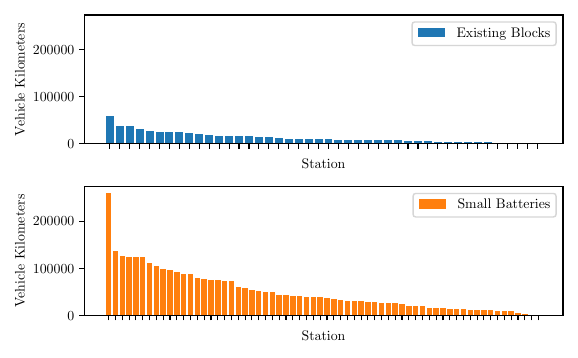

Recreate this plot in Python.
#! /usr/bin/env python3


import logging
import os
import warnings
from typing import Dict, Tuple

import pandas as pd
import seaborn as sns
import sqlalchemy.orm.session
from eflips.eval.output.prepare import power_and_occupancy
from eflips.model import *
from eflips.model import ConsistencyWarning
from matplotlib import pyplot as plt
from sqlalchemy import create_engine, or_
from sqlalchemy.orm import Session
from tqdm import tqdm

import plotutils
from util import (
    update_database_to_most_recent_schema,
)
import numpy as np

USE_SIMBA_CONSUMPTION = True
warnings.simplefilter("ignore", ConsistencyWarning)

from util import START_OF_SIMULATION, END_OF_SIMULATION

if __name__ == "__main__":
    logger = logging.getLogger(__name__)
    # Set log lvel to debug
    logging.basicConfig(level=logging.INFO)

    assert (
        "DATABASE_URL" in os.environ
    ), "Please set the DATABASE_URL environment variable."
    DATABASE_URL = os.environ["DATABASE_URL"]

    # Update the database schema
    update_database_to_most_recent_schema()

    engine = create_engine(DATABASE_URL)
    session = Session(engine)

    # These are the scenarios where we actually need station electrification
    SCENARIO_NAMES = ["OU", "TERM"]

    dfs: Dict[str, pd.DataFrame] = {}

    peak_powers_by_scenario: Dict[str, Dict[str, float]] = {}

    for scenario_name in SCENARIO_NAMES:
        scenario = (
            session.query(Scenario).filter(Scenario.name_short == scenario_name).one()
        )

        # Now, find all the places where charging did happen
        charging_stations = (
            session.query(Station)
            .filter(
                Station.scenario_id == scenario.id,
                Station.charge_type == ChargeType.OPPORTUNITY,
            )
            .all()
        )
        vehicle_kms_by_station: Dict[str, Tuple[float, bool]] = {}
        peak_powers_by_station: Dict[str, float] = {}
        for station in tqdm(charging_stations):
            rotations_part_of_rots_visiting_station = (
                session.query(Rotation)
                .join(Trip)
                .join(Route)
                .filter(Rotation.allow_opportunity_charging == True)
                .filter(
                    or_(
                        Route.departure_station == station,
                        Route.arrival_station == station,
                    )
                )
                .distinct()
                .options(
                    sqlalchemy.orm.joinedload(Rotation.trips).joinedload(Trip.route)
                )
                .all()
            )
            vehicle_kms_by_station[station.name_short] = (
                (
                    sum(
                        [
                            sum([trip.route.distance for trip in rotation.trips])
                            for rotation in rotations_part_of_rots_visiting_station
                        ]
                    )
                    / 1000
                ),
                False,
            )

            # peak power
            occupancy_df = power_and_occupancy(
                area_id=None,
                session=session,
                station_id=station.id,
                sim_start_time=START_OF_SIMULATION,
                sim_end_time=END_OF_SIMULATION,
            )
            peak_power = occupancy_df["power"].max()
            peak_powers_by_station[station.name_short] = peak_power

        peak_powers_by_scenario[scenario_name] = peak_powers_by_station

        # Add the "no charging" kms to the dictionary
        # first, find all rotations with no opportunity charging
        no_charging_rotations = (
            session.query(Rotation)
            .filter(Rotation.scenario_id == scenario.id)
            .filter(Rotation.allow_opportunity_charging == False)
            .all()
        )
        # sum up the vehicle kms for these rotations
        total_no_charge_kms = (
            sum(
                [
                    sum([trip.route.distance for trip in rotation.trips])
                    for rotation in no_charging_rotations
                ]
            )
            / 1000
        )  # convert to km

        vehicle_kms_by_station["No Charging"] = (total_no_charge_kms, True)

        # Sort the dictionary by vehicle kilometers
        vehicle_kms_by_station = dict(
            sorted(
                vehicle_kms_by_station.items(),
                key=lambda item: item[1][0],
                reverse=True,
            )
        )

        # Create a histogram of the vehicle kilometers by station
        station_names = [station for station in vehicle_kms_by_station.keys()]
        vehicle_kms = [
            vehicle_kms[0] for vehicle_kms in vehicle_kms_by_station.values()
        ]
        special = [vehicle_kms[1] for vehicle_kms in vehicle_kms_by_station.values()]
        peak_powers_by_scenario[scenario_name] = peak_powers_by_station
        df = pd.DataFrame(
            {
                "Station": station_names,
                "Vehicle Kilometers": vehicle_kms,
                "Special": special,
            }
        )

        name_for_dict = (
            "Existing Blocks" if scenario_name == "OU" else "Small Batteries"
        )

        dfs[name_for_dict] = df

    # in each df, rename the "Vehicle Kilometers" column to the scenario name
    for scenario_name, df in dfs.items():
        df.rename(columns={"Vehicle Kilometers": scenario_name}, inplace=True)

    # Merge the dataframes on the "Station" column
    # Allowing empty cells for stations that are not in both

    dfs = list(dfs.values())
    combined_df = pd.merge(dfs[0], dfs[1], on="Station", how="outer")
    # Create a new "Special" column that is True if both of the original "Special" columns are True
    combined_df["Special"] = combined_df["Special_x"] & combined_df["Special_y"]

    fig, ax = plt.subplots(
        1, 1, figsize=(plotutils.NORMAL_PLOT_WIDTH, plotutils.FULLSIZE_PLOT_HEIGHT)
    )

    # Save the df to an xlsx file
    combined_df.to_excel("16_terminus_charging_histogram.xlsx", index=False)

    first_color = "#1f77b4"
    second_color = "#ff7f0e"
    colors = [first_color, second_color]
    colnames = ["Existing Blocks", "Small Batteries"]

    fig, ax = plt.subplots(
        2,
        1,
        figsize=(plotutils.NORMAL_PLOT_WIDTH, plotutils.NORMAL_PLOT_HEIGHT),
        sharey=True,
    )

    for i, df in enumerate(dfs):
        df_to_plot = dfs[i]
        color = colors[i]
        colname = colnames[i]

        # order the dataframe by vehicle kilometers
        df_to_plot = df_to_plot.sort_values(by=colname, ascending=False)

        # Fibd the percentage between the sum of everything but "No Charging" and the sum of everything
        total_charging = df_to_plot[df_to_plot["Station"] != "No Charging"][
            colname
        ].sum()
        total_overall = df_to_plot[colname].sum()
        percentage = total_charging / total_overall * 100
        print(
            f"Percentage of {colname} vehicle kilometers that are charged: {percentage:.2f}%"
        )

        # Remove "No Charging" from the dataframe
        df_to_plot = df_to_plot[df_to_plot["Station"] != "No Charging"]

        # print the length of the dataframe#
        print(f"Length of {colname} dataframe: {len(df_to_plot)}")

        df_to_plot.reset_index(drop=True, inplace=True)

        ax[i].bar(
            df_to_plot.index,
            df_to_plot[colname],
            color=color,
            label=colname,
        )

        # Configure axes and labels
        ax[i].set_xticks(range(len(df_to_plot)))
        ax[i].set_xticklabels(df_to_plot["Station"], rotation=60)
        ax[i].set_ylabel("Vehicle Kilometers")
        ax[i].set_xlabel("Station")

        # Remove all x tick labels
        ax[i].set_xticklabels([])

        # Add legend
        ax[i].legend()

    plt.tight_layout()
    # plt.subplots_adjust(bottom=0.0)

    plt.savefig("16_terminus_charging_histogram.pdf")
    plt.close()

    # Also create a seaborn histogram of the peak powers
    fig, ax = plt.subplots(
        1,
        1,
        figsize=(plotutils.NORMAL_PLOT_WIDTH, plotutils.NORMAL_PLOT_HEIGHT),
    )

    # Turn the peak powers into a dict of lists
    peak_powers_dict = {}
    for scenario_name, peak_powers in peak_powers_by_scenario.items():
        peak_powers_dict[scenario_name] = list(peak_powers.values())

    # Rename the keys
    # "OU" -> "Existing Blocks"
    # "TERM" -> "Small Batteries"
    peak_powers_dict["Existing Blocks Unchanged"] = peak_powers_dict.pop("OU")
    peak_powers_dict["Small Batteries \& Termini"] = peak_powers_dict.pop("TERM")

    max_power = max([max(p) for p in peak_powers_dict.values()])

    # Define bins as 0-500, 500-1000, etc.
    bins = np.arange(0, max_power + 500, 500)
    categories = [f"{int(bins[i])}-{int(bins[i + 1])}" for i in range(len(bins) - 1)]

    # Calculate counts per scenario and bin
    data = []
    for scenario, powers in peak_powers_dict.items():
        counts, _ = np.histogram(powers, bins=bins)
        for i, count in enumerate(counts):
            data.append({"Scenario": scenario, "Bin": categories[i], "Count": count})

    # Create DataFrame and set categorical order for bins and scenarios
    df = pd.DataFrame(data)
    df["Bin"] = pd.Categorical(df["Bin"], categories=categories, ordered=True)
    df["Scenario"] = pd.Categorical(
        df["Scenario"],
        categories=[
            "Existing Blocks Unchanged",
            "Small Batteries \& Termini",
        ],
        ordered=True,
    )

    # Plot configuration
    fig, ax = plt.subplots(
        1, 1, figsize=(plotutils.NORMAL_PLOT_WIDTH, plotutils.NORMAL_PLOT_HEIGHT)
    )
    palette = sns.color_palette()[1:]  # Using the same color palette as before

    sns.barplot(data=df, x="Bin", y="Count", hue="Scenario", palette=palette, ax=ax)

    ax.set_xlabel("Peak Power [kW]")
    ax.set_ylabel("Count")

    # The x ticks are too close together, so we need to rotate them
    ax.set_xticklabels(ax.get_xticklabels(), rotation=45, ha="right")

    plt.tight_layout()

    # Save and show
    plt.savefig("16b_terminus_peak_power_histogram.pdf")
    # plt.show()
